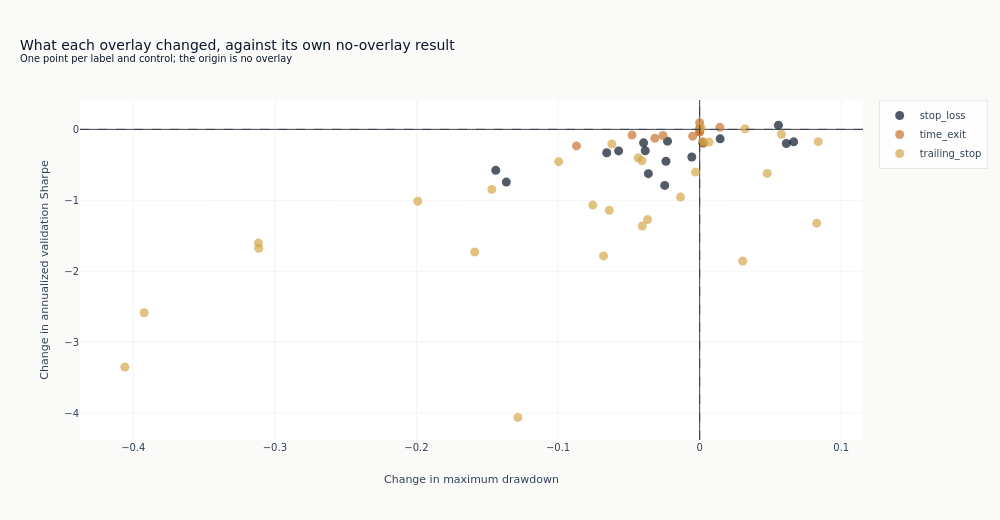

The notebook cell saved with this chart:
### Markdown cell above
The two axes an overlay trades against each other. A control that helps sits up and to the
right: less drawdown and no worse Sharpe. The cluster's position relative to the origin is the
reading, not any single point in it - fourteen controls on one year of validation will produce
a best one whether or not any of them works.

### Code cell
fig = go.Figure()
palette = {
    "stop_loss": COLORS["blue"],
    "trailing_stop": COLORS["amber"],
    "time_exit": COLORS["copper"],
}
for control_type in sorted(set(comparable.get_column("control_type"))):
    panel = comparable.filter(pl.col("control_type") == control_type)
    fig.add_trace(
        go.Scatter(
            x=panel.get_column("drawdown_change").to_list(),
            y=panel.get_column("sharpe_change").to_list(),
            mode="markers",
            name=control_type,
            text=panel.get_column("control").to_list(),
            marker={"size": 9, "color": palette.get(control_type, COLORS["slate"]), "opacity": 0.7},
        )
    )
fig.add_hline(y=0, line_width=1, line_dash="dash", line_color=COLORS["neutral"])
fig.add_vline(x=0, line_width=1, line_dash="dash", line_color=COLORS["neutral"])
fig.update_layout(
    title={
        "text": "What each overlay changed, against its own no-overlay result"
        "<br><sup>One point per label and control; the origin is no overlay</sup>",
        "x": 0.02,
        "xanchor": "left",
    },
    xaxis_title="Change in maximum drawdown",
    yaxis_title="Change in annualized validation Sharpe",
    height=520,
    width=1000,
)
show_plotly_with_alt(
    fig,
    "Scatter plot of the change in annualized validation Sharpe against the change in maximum "
    "drawdown, one point per label and declared risk control coloured by control type, with dashed lines through the "
    "origin marking the no-overlay result. Points spread on both sides of the horizontal line, "
    "so the controls do not separate from no overlay on Sharpe.",
)

### Figure 1 — Plotly figure (JSON) as saved in the notebook; plotly's stock layout.template omitted (floating-point values rounded to 4 significant figures)
{"data": [{"marker": {"color": "#0a1628", "opacity": 0.7, "size": 9}, "mode": "markers", "name": "stop_loss", "text": ["stop_loss_3pct", "stop_loss_5pct", "stop_loss_3pct", "stop_loss_15pct", "stop_loss_10pct", "stop_loss_10pct", "stop_loss_5pct", "stop_loss_10pct", "stop_loss_5pct", "stop_loss_3pct", "stop_loss_15pct", "stop_loss_15pct", "stop_loss_5pct", "stop_loss_15pct", "stop_loss_3pct", "stop_loss_10pct"], "type": "scatter", "x": [0.06122, -0.1366, -0.144, -0.06563, 0.01447, -0.005562, 0.06641, -0.05721, -0.03843, -0.02381, 0.05562, 0.002201, -0.03623, -0.03961, -0.02466, -0.02271], "y": [-0.1994, -0.7435, -0.5779, -0.3297, -0.1337, -0.3903, -0.1758, -0.3037, -0.3021, -0.4502, 0.05765, -0.1904, -0.6251, -0.1899, -0.7901, -0.1661]}, {"marker": {"color": "#C87533", "opacity": 0.7, "size": 9}, "mode": "markers", "name": "time_exit", "text": ["time_exit_20", "time_exit_20", "time_exit_10", "time_exit_10", "time_exit_40", "time_exit_20", "time_exit_40", "time_exit_40", "time_exit_10", "time_exit_40", "time_exit_10", "time_exit_20"], "type": "scatter", "x": [0.0, 0.0, 0.0, -0.03163, 0.0, -0.08699, -0.004939, -0.04776, 0.002697, 0.0, 0.01429, -0.02592], "y": [0.01574, 0.09513, -0.03682, -0.1255, 0.0, -0.2334, -0.0956, -0.08026, -0.1965, -0.03138, 0.02819, -0.08639]}, {"marker": {"color": "#D4A84B", "opacity": 0.7, "size": 9}, "mode": "markers", "name": "trailing_stop", "text": ["trailing_1pct", "trailing_15pct", "trailing_2pct", "trailing_2pct", "trailing_2pct", "trailing_20pct", "trailing_3pct", "trailing_1pct", "trailing_10pct", "trailing_10pct", "trailing_10pct", "trailing_5pct", "trailing_20pct", "trailing_1pct", "trailing_2pct", "trailing_15pct", "trailing_20pct", "trailing_5pct", "trailing_3pct", "trailing_3pct", "trailing_10pct", "trailing_5pct", "trailing_15pct", "trailing_3pct", "trailing_20pct", "trailing_15pct", "trailing_5pct", "trailing_1pct"], "type": "scatter", "x": [-0.1589, -0.04073, -0.01351, -0.0679, 0.08269, 0.03207, -0.3116, -0.406, 0.006665, -0.04335, -0.002959, -0.06382, 0.001095, -0.1284, -0.3923, 0.002201, -0.09954, 0.08373, -0.04054, -0.03676, -0.1468, -0.07547, 0.05776, 0.04769, -0.06202, -0.1991, -0.3114, 0.03041], "y": [-1.73, -0.4425, -0.9548, -1.785, -1.323, 0.008231, -1.603, -3.351, -0.1791, -0.404, -0.6029, -1.142, 0.02157, -4.062, -2.586, -0.1718, -0.4558, -0.1733, -1.363, -1.273, -0.8467, -1.068, -0.06884, -0.6206, -0.2061, -1.014, -1.678, -1.856]}], "layout": {"height": 520, "shapes": [{"line": {"color": "#334155", "dash": "dash", "width": 1}, "type": "line", "x0": 0, "x1": 1, "xref": "x domain", "y0": 0, "y1": 0, "yref": "y"}, {"line": {"color": "#334155", "dash": "dash", "width": 1}, "type": "line", "x0": 0, "x1": 0, "xref": "x", "y0": 0, "y1": 1, "yref": "y domain"}], "title": {"text": "What each overlay changed, against its own no-overlay result<br><sup>One point per label and control; the origin is no overlay</sup>", "x": 0.02, "xanchor": "left"}, "width": 1000, "xaxis": {"title": {"text": "Change in maximum drawdown"}}, "yaxis": {"title": {"text": "Change in annualized validation Sharpe"}}}}
